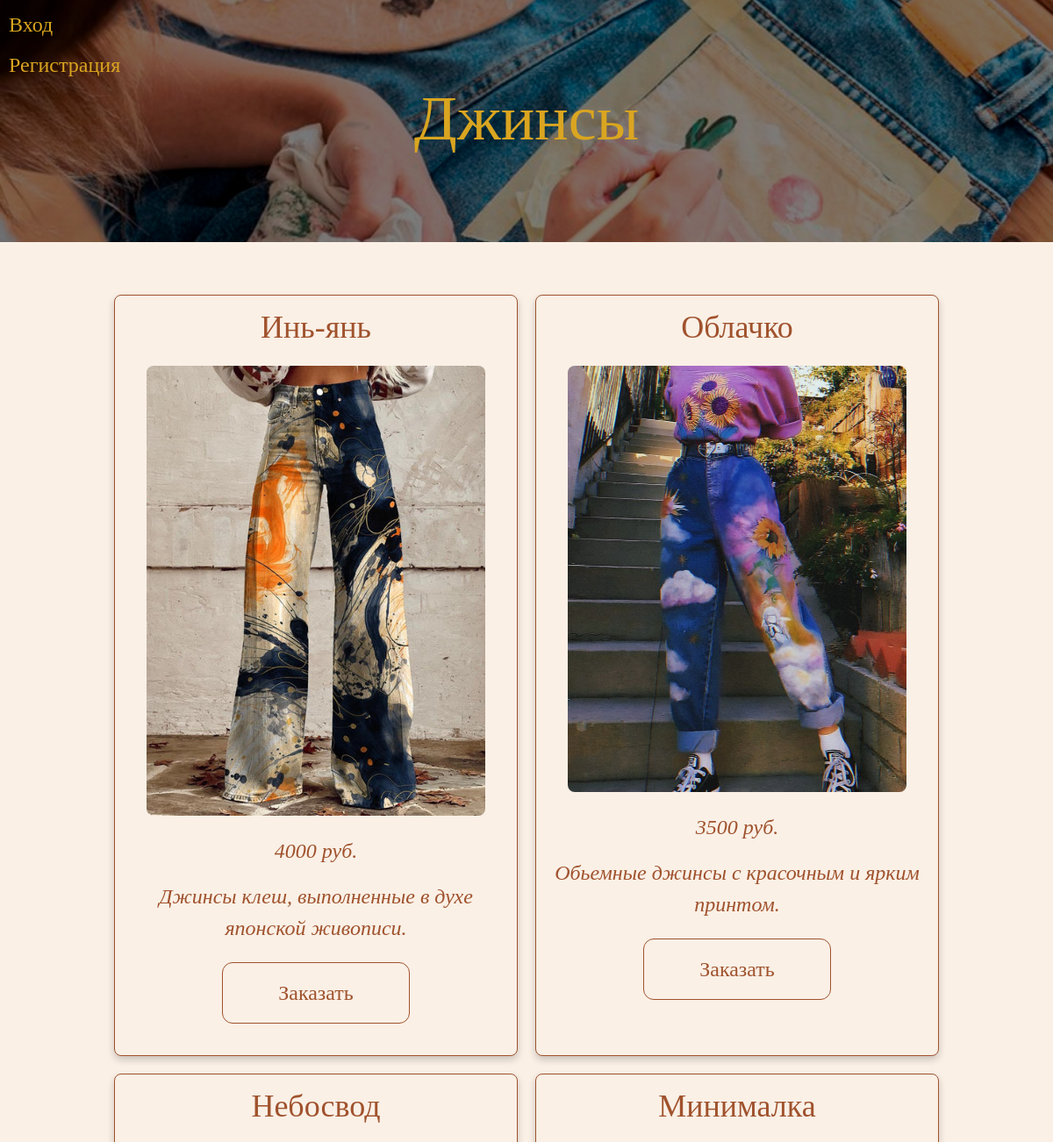
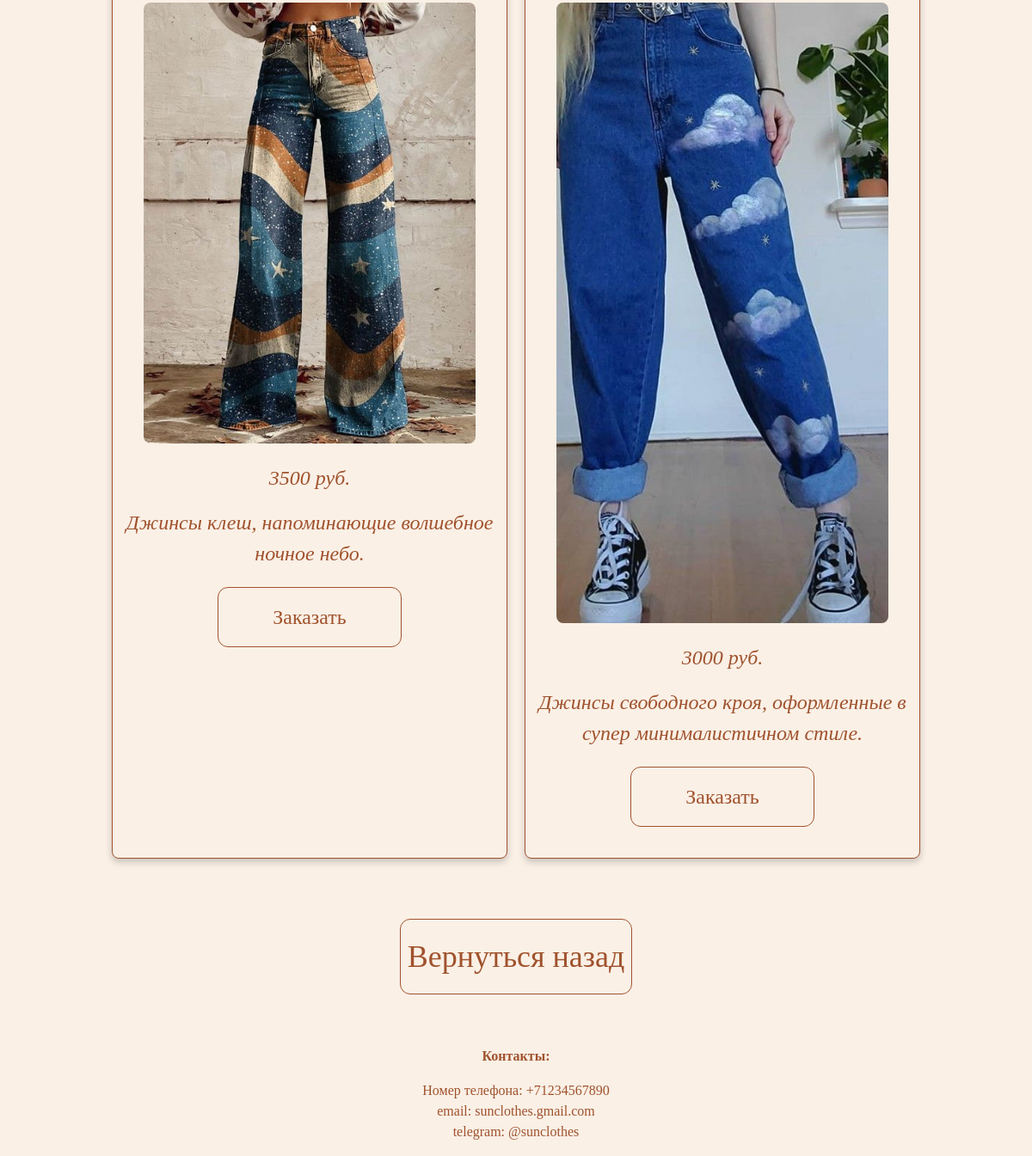
The app's page /jeans/ with its own data (2 pictures, top to bottom).
### sunclothes/models.py (models this page shows, shortened)
class Products(models.Model):
    name_category = (
        ("jackets", "Куртки"),
        ("jeans", "Джинсы"),
        ("tshirts", "Футболки"),
        ("hoodies", "Худи"),
        ("shoes", "Кроссовки и кеды")
    )
    name = models.CharField(max_length=20)
    category = models.CharField(max_length=7, choices=name_category, default='tshirts')
    description = models.TextField()
    price = models.IntegerField()
    image_product = models.ImageField(upload_to='images_product/')

### sunclothes/views.py (the view)
# urls.py: path('jeans/', jeans),
def jeans(request):
    jeans = Products.objects.filter(category='jeans')
    context = {
        'namepage': 'jeans',
        'category': 'Джинсы',
        'type_cloth': jeans
    }
    return render(request, 'mainpages/catalogpage.html', context)

### templates/mainpages/catalogpage.html (shortened to what this page needs)
{% load static %}
<!DOCTYPE html>
<html lang="en">
<head>
    <link href="https://cdn.jsdelivr.net/npm/bootstrap@5.3.2/dist/css/bootstrap.min.css" rel="stylesheet"
>
    <link rel='stylesheet' href="{% static 'style.css' %}">
</head>
<body>
<div class="header">
    <div>
        <a href="/login">Вход</a>
        <a href="/registration">Регистрация</a>
    </div>
    <div>
        <h1> {{category}} </h1>
    </div>
</div>
<div class="container">
    <div class="clothes_list">
        {% for cloth in type_cloth %}
        <div class="clothes_item">
            <h3> {{cloth.name}} </h3>
            {% if cloth.image_product %}
            <img src="{{ cloth.image_product.url }}" alt="{{cloth.name}}" class="image_detail">
            {% endif %}
            <p>{{ cloth.price }} руб.</p>
            <p>{{ cloth.description }}</p>
            <button><a href="{% url 'cart_info' cloth.pk %}">Заказать</a></button>
        </div>
        {% endfor %}
    </div>
</div>
<div class="back_page">
    <button><a href="/catalog">Вернуться назад</a></button>
</div>
<div class="contact">
    <div>
        <p style="font-weight: bold">Контакты:</p>
        <p>Номер телефона: +71234567890<br>
            email: sunclothes.gmail.com<br>
            telegram: @sunclothes</p>
    </div>
</div>
</body>
</html>

### static/style.css (style rules this page uses)
body { font-family: "Times New Roman", serif; background-color: linen; color: sienna; margin: 0 auto; }
a:link, a:visited { color: sienna; text-decoration: none; }
.header { font-family: "21st Century", fantasy; height: 23vw; background: linear-gradient(to bottom, rgba(0, 0, 0, 0.5), rgba(0, 0, 0, 0.5)), url("/static/images/image_home.jpeg"); background-size: cover; background-position: center; display: relative; align-items: center; justify-content: center; text-align: center; }
.header h1 { font-size: 6vw; color: goldenrod; margin: 0px; }
.header a { font-size: 2vw; color: goldenrod; display: flex; padding-left: 10px; padding-top: 10px; }
.container { padding: 10px; max-width: 80%; margin: 0 auto; }
.container p { font-size: 2vw; font-style: italic; text-align: center; }
.contact div { left: 0; bottom: 0; width: 100%; white-space: nowrap; display: relative; align-items: center; justify-content: center; text-align: center; }
.back_page button { background-color: linen; padding: 16px 8px; font-size: 3vw; border: 1px solid sienna; border-radius: 12px; cursor: pointer; margin: 5% auto; display: block; }
.clothes_list { display: grid; grid-template-columns: 1fr 1fr; padding-top: 50px; gap: 20px; }
.clothes_item { background-color: linen; padding: 15px; border-radius: 8px; box-shadow: 0 4px 8px rgba(0, 0, 0, 0.2); border: 1px solid sienna; }
.clothes_item h3 { text-align: center; font-size: 3vw; }
.clothes_item p { font-size: 2vw; }
.image_detail { flex: 0 0 auto; width: 90%; max-width: 400px; height: auto; object-fit: cover; border-radius: 8px; display: block; margin: 5% auto; }
.clothes_item button { background-color: linen; font-size: 2vw; padding: 16px 8px; border: 1px solid sienna; border-radius: 12px; cursor: pointer; margin: 5% auto; display: block; color: sienna; width: 50%; }

### records on screen
Products: name "Инь-янь", image_product (picture), price "4000", description "Джинсы клеш, выполненные в духе японской живописи."
Products: name "Облачко", image_product (picture), price "3500", description "Обьемные джинсы с красочным и ярким принтом."
Products: name "Небосвод", image_product (picture), price "3500", description "Джинсы клеш, напоминающие волшебное ночное небо."
Products: name "Минималка", image_product (picture), price "3000", description "Джинсы свободного кроя, оформленные в супер минималистичном стиле."

### other values on screen
{{ category }} "Джинсы"
